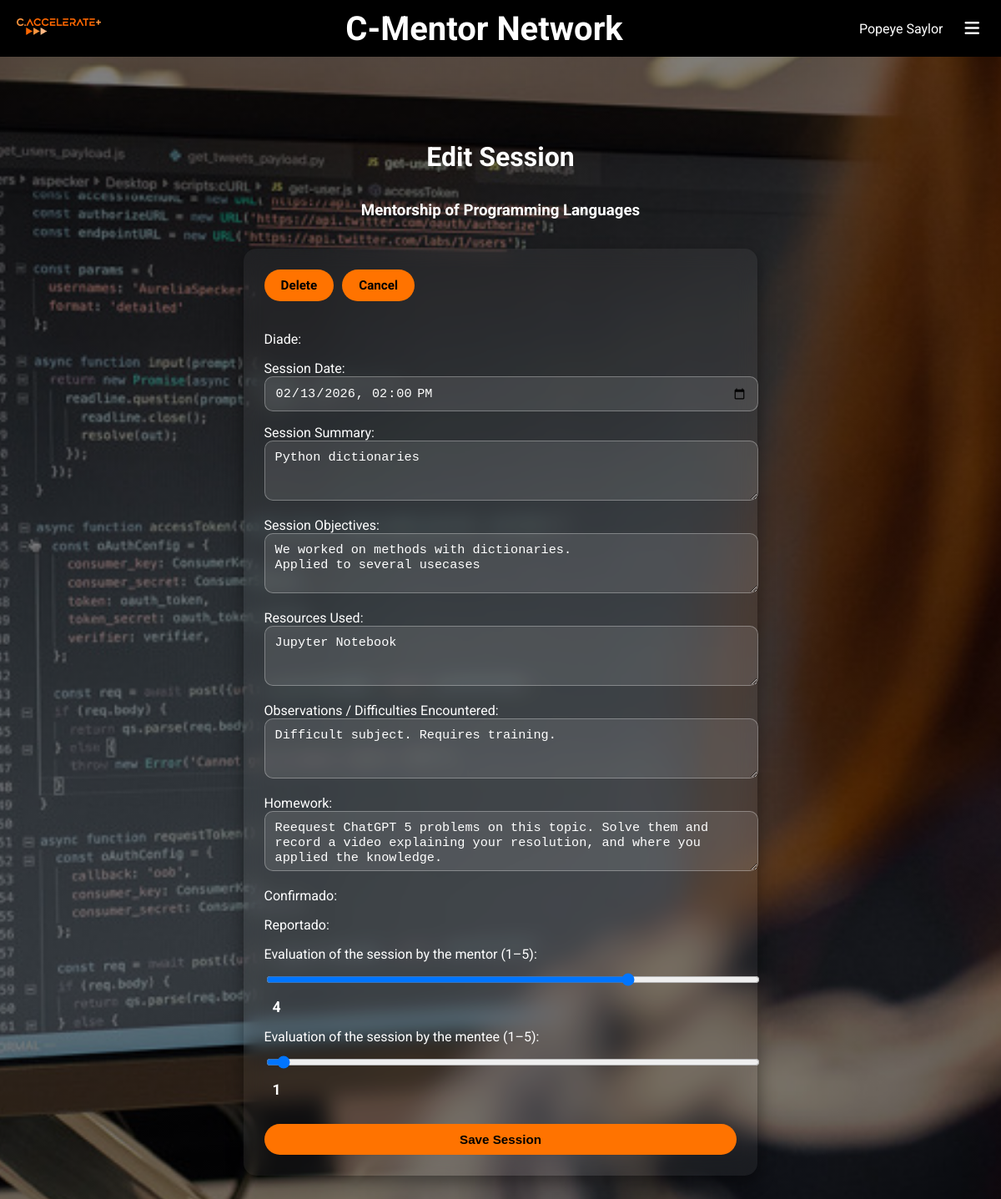
/edita/42 (signed in), run on an earlier commit of the app's database.
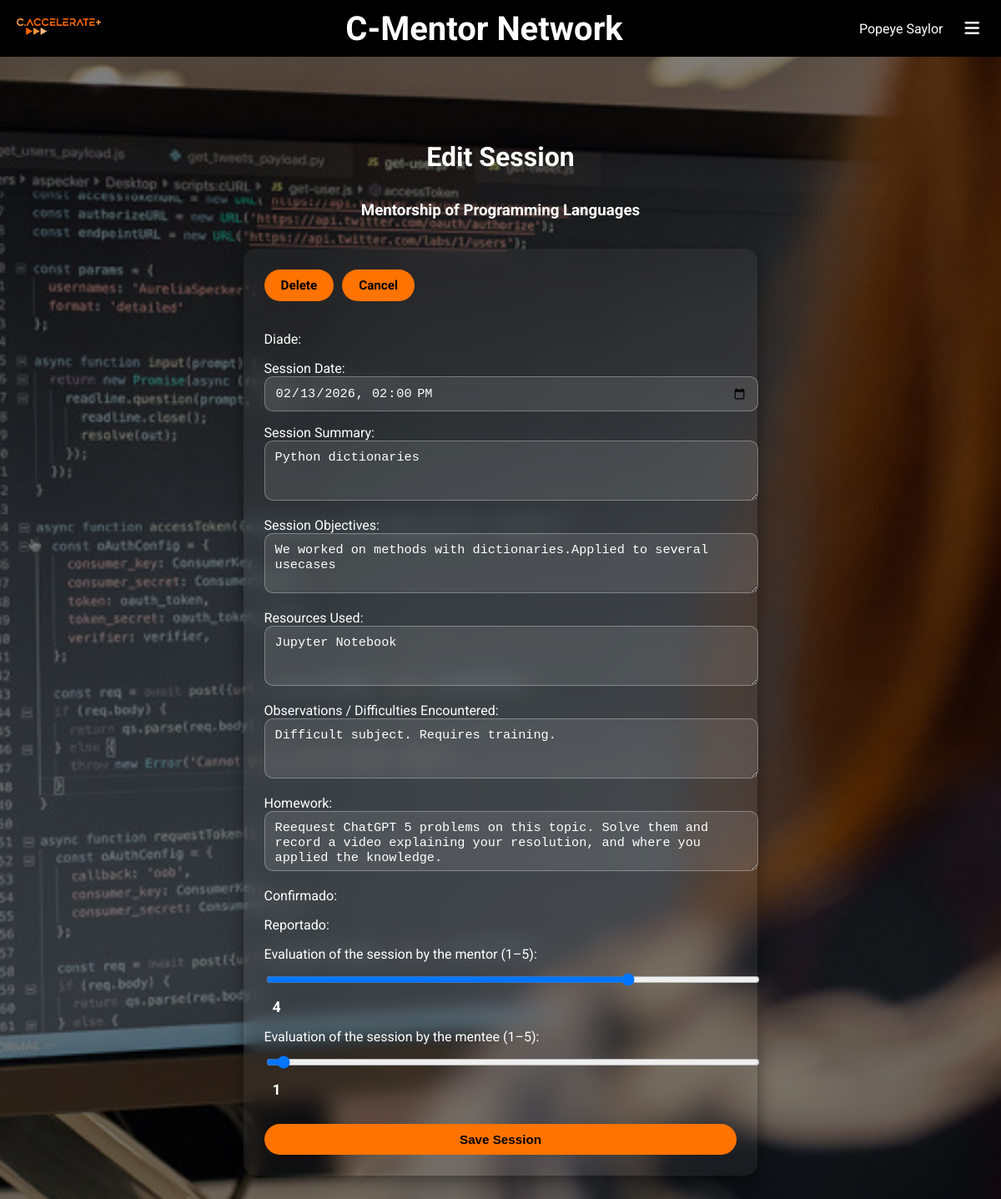
And on a later commit of the database.
### mentoria/models.py (models this page shows, shortened)
class Sessao(models.Model):
    diade = models.ForeignKey(Diade, on_delete=models.CASCADE, related_name='sessoes')
    data = models.DateTimeField()
    sumario = models.CharField(max_length=200)
    objetivo = models.CharField(max_length=200)
    recursos = models.CharField(max_length=200)
    avaliacao_mentor = models.IntegerField(null=True, blank=True, default=1,validators=[
            MaxValueValidator(5),
            MinValueValidator(1)
        ])
    avaliacao_mentorando = models.IntegerField(null=True, blank=True, default=1,validators=[
            MaxValueValidator(5),
            MinValueValidator(1)
        ])
    observacoes = models.CharField(max_length=200)
    planificacao_proxima_sessao = models.CharField(max_length=200)
    confirmado = models.BooleanField(default=False)
    reportado = models.BooleanField(default=False)

### mentoria/views.py (the view)
# urls.py: path('edita/<int:sessao_id>', views.edita_sessao_view, name='edita'),
@login_required
def edita_sessao_view(request, sessao_id):
    ano = AnoLectivo.objects.get(ano='25-26')
    sessao = get_object_or_404(Sessao, id=sessao_id)
    diade = Sessao.objects.get(id=sessao_id).diade
    if request.method == 'POST':
        form = SessaoForm(request.POST, instance=sessao)
        if form.is_valid():
            form.save()
            return redirect('sessoes', diade.mentor_id, diade.mentorando_id, 0)
    else:
        form = SessaoForm(instance=sessao)
    context = {'form': form, 'sessao_id': sessao_id, 'diade': diade, 'ano': ano, 'semestre':semestre}
    return render(request, 'mentoria/editar_sessao.html', context)

### app/models.py (called while the page is built)
    def __str__(self):
        return self.nome

### mentoria/templatetags/custom_filters.py (called while the page is built)
@register.filter(name='in_group')
def in_group(user, group_name):
    return user.groups.filter(name=group_name).exists()

### mentoria/templates/mentoria/editar_sessao.html (shortened to what this page needs)
{% extends "app/base.html" %}
{% block main %}
<main>
<h1>Edit Session</h1>
<h3>Mentorship of {{ diade.mentor.disciplina }}</h3>
<div class="disciplina">
    <div class="actions">
        <a href="{% url 'apaga' sessao_id %}" class="sessão delete">Delete</a>
        <a href="{% url 'sessoes' diade.mentor.id diade.mentorando.id 0 %}" class="sessão cancel">Cancel</a>
    </div>
    <form action="{% url 'edita' sessao_id %}" method="POST" enctype="multipart/form-data">
        <div class="Form">
            {% for field in form %}
                {% if field.name != "avaliacao_mentor" and field.name != "avaliacao_mentorando" %}
                    <p>
                        {{ field.label_tag }}<br>
                        {{ field }}
                    </p>
                {% endif %}
            {% endfor %}
            <p>
                <label for="id_avaliacao_mentor">Evaluation of the session by the mentor (1–5):</label>
                <input type="range"
                       name="avaliacao_mentor"
                       id="id_avaliacao_mentor"
                       value="{{ form.instance.avaliacao_mentor|default:1 }}"
                       min="1" max="5" step="1"
                       oninput="this.nextElementSibling.innerText = this.value">
                <span>{{ form.instance.avaliacao_mentor|default:1 }}</span>
            </p>
            <p>
                <label for="id_avaliacao_mentorando">Evaluation of the session by the mentee (1–5):</label>
                <input type="range"
                       name="avaliacao_mentorando"
                       id="id_avaliacao_mentorando"
                       value="{{ form.instance.avaliacao_mentorando|default:1 }}"
                       min="1" max="5" step="1"
                       oninput="this.nextElementSibling.innerText = this.value">
                <span>{{ form.instance.avaliacao_mentorando|default:1 }}</span>
            </p>
        </div>
        <input type="submit" class="sessão" value="Save Session">
    </form>
</div>
</main>
{% endblock main %}

What changed in the data, as far as the page shows it:
changed Sessao "Python dictionaries": objetivo "We worked on methods with dictionaries. Applied to several usecases" → "We worked on methods with dictionaries.Applied to several usecases"
